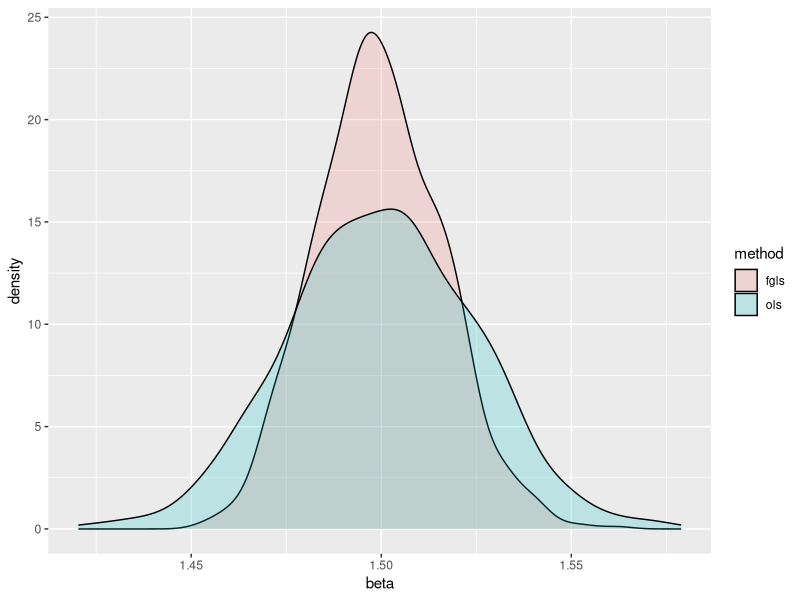

Write the R code that produced this figure.

n <- 1000
x <- runif(n, min=0, max=2000)
eps <- rnorm(n, 0, sqrt((x/1000)^2))
y <- 0.5 + x*1.5 + eps

X <- cbind(1, x)
params <- solve(t(X) %*% X) %*% t(X) %*% y
beta <- params[2]
print(beta)

rnd.beta <- function(i) {
  # the argument `i` is not used within the function, but rather to
  # index the function call; useful for =apply= functions
  x <- runif(n)
  eps <- rnorm(n, 0, sqrt(x/10))
  y <- 0.5 + x*1.5 + eps
  X <- cbind(1, x)
  params <- solve(t(X) %*% X) %*% t(X) %*% y
  beta <- params[2]
  return(beta)
}

rnd.beta()
rnd.beta()

B <- 1000
beta.vec <- sapply(1:B, rnd.beta)
mean(beta.vec)
sd(beta.vec)

rnd.fgls.beta <- function(i) {
  x <- runif(n)
  eps <- rnorm(n, 0, sqrt(x/10))
  y <- 0.5 + x*1.5 + eps
  X <- cbind(1, x)
  C <- diag(1/sqrt(sapply(x,function(x){x/10})))
  y.wt <- C %*% y
  X.wt <- C %*% X
  b.fgls <- solve(t(X.wt) %*% X.wt) %*% t(X.wt) %*% y.wt
  beta <- b.fgls[2]
  return(beta)
}
  fgls.beta.vec <- sapply(1:B, rnd.fgls.beta)

png(filename="inserts/hist.png")
library(ggplot2)
ols <- cbind(beta.vec, 0)
fgls <- cbind(fgls.beta.vec, 1)
data <- data.frame(rbind(ols, fgls))
names(data) <- c("beta", "mt")
data$method <- "ols"
data$method[data$mt==1] <- "fgls"
m <- ggplot(data, aes(x=beta, ..density.., fill=method))
m + geom_density(alpha=0.2)
dev.off()
